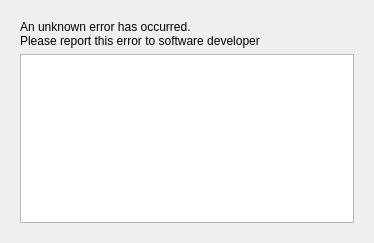
<?xml version="1.0" encoding="UTF-8"?>
<ui version="4.0">
 <class>Dialog</class>
 <widget class="QDialog" name="Dialog">
  <property name="geometry">
   <rect>
    <x>0</x>
    <y>0</y>
    <width>374</width>
    <height>240</height>
   </rect>
  </property>
  <property name="windowTitle">
   <string/>
  </property>
  <property name="locale">
   <locale language="English" country="UnitedKingdom"/>
  </property>
  <layout class="QGridLayout" name="gridLayout_3">
   <item row="0" column="0">
    <widget class="QStackedWidget" name="stackedWidget">
     <property name="currentIndex">
      <number>0</number>
     </property>
     <widget class="QWidget" name="exceptPage">
      <layout class="QGridLayout" name="gridLayout_2">
       <item row="0" column="0">
        <widget class="QLabel" name="label">
         <property name="text">
          <string>An unknown error has occurred.
Please report this error to software developer</string>
         </property>
        </widget>
       </item>
       <item row="1" column="0">
        <widget class="QPlainTextEdit" name="ep_text"/>
       </item>
      </layout>
     </widget>
     <widget class="QWidget" name="mysqlCreatePage">
      <layout class="QGridLayout" name="gridLayout_13">
       <item row="0" column="0" colspan="2">
        <widget class="QLabel" name="label_16">
         <property name="text">
          <string>It seems that the database has not been formed!

Choose the procedure and click the next button.</string>
         </property>
        </widget>
       </item>
       <item row="1" column="0" colspan="2">
        <widget class="QRadioButton" name="mcp_changeRadio">
         <property name="text">
          <string>Change database configuration</string>
         </property>
        </widget>
       </item>
       <item row="2" column="0" colspan="2">
        <widget class="QRadioButton" name="mcp_authRadio">
         <property name="text">
          <string>Create user with an authorized MySQL user</string>
         </property>
        </widget>
       </item>
       <item row="3" column="0" colspan="2">
        <widget class="QRadioButton" name="mcp_yourselfRadio">
         <property name="text">
          <string>Create new user yourself with MySQL values</string>
         </property>
        </widget>
       </item>
       <item row="4" column="0">
        <spacer name="horizontalSpacer_5">
         <property name="orientation">
          <enum>Qt::Horizontal</enum>
         </property>
         <property name="sizeHint" stdset="0">
          <size>
           <width>276</width>
           <height>20</height>
          </size>
         </property>
        </spacer>
       </item>
       <item row="4" column="1">
        <widget class="QPushButton" name="mcp_nextButton">
         <property name="text">
          <string>Next</string>
         </property>
        </widget>
       </item>
      </layout>
     </widget>
     <widget class="QWidget" name="mysqlServerPage">
      <layout class="QGridLayout" name="gridLayout_12">
       <item row="0" column="0" colspan="2">
        <widget class="QLabel" name="label_15">
         <property name="text">
          <string>MySQL Server not start.

Please start it and try again or close the application</string>
         </property>
         <property name="alignment">
          <set>Qt::AlignCenter</set>
         </property>
         <property name="wordWrap">
          <bool>true</bool>
         </property>
        </widget>
       </item>
       <item row="1" column="0">
        <widget class="QPushButton" name="msp_tryButton">
         <property name="text">
          <string>Try connection</string>
         </property>
        </widget>
       </item>
       <item row="1" column="1">
        <widget class="QPushButton" name="msp_closeButton">
         <property name="text">
          <string>Close the application</string>
         </property>
        </widget>
       </item>
      </layout>
     </widget>
     <widget class="QWidget" name="authPage">
      <layout class="QGridLayout" name="gridLayout_5">
       <item row="1" column="1">
        <spacer name="horizontalSpacer">
         <property name="orientation">
          <enum>Qt::Horizontal</enum>
         </property>
         <property name="sizeHint" stdset="0">
          <size>
           <width>92</width>
           <height>20</height>
          </size>
         </property>
        </spacer>
       </item>
       <item row="1" column="2">
        <widget class="QPushButton" name="ap_createButton">
         <property name="text">
          <string>Create User and Database</string>
         </property>
        </widget>
       </item>
       <item row="1" column="0">
        <widget class="QPushButton" name="ap_backButton">
         <property name="text">
          <string>Back</string>
         </property>
        </widget>
       </item>
       <item row="0" column="0" colspan="3">
        <widget class="QGroupBox" name="groupBox">
         <property name="title">
          <string>Authorized User Info</string>
         </property>
         <layout class="QGridLayout" name="gridLayout_4">
          <item row="0" column="0">
           <widget class="QLabel" name="label_9">
            <property name="text">
             <string>Name</string>
            </property>
           </widget>
          </item>
          <item row="0" column="1">
           <widget class="QLineEdit" name="ap_unameLine"/>
          </item>
          <item row="1" column="0">
           <widget class="QLabel" name="label_10">
            <property name="text">
             <string>Password</string>
            </property>
           </widget>
          </item>
          <item row="1" column="1">
           <widget class="QLineEdit" name="ap_upassLine">
            <property name="echoMode">
             <enum>QLineEdit::Password</enum>
            </property>
           </widget>
          </item>
         </layout>
        </widget>
       </item>
      </layout>
     </widget>
     <widget class="QWidget" name="confPage">
      <layout class="QGridLayout" name="gridLayout_7">
       <item row="0" column="0" colspan="3">
        <widget class="QLabel" name="label_14">
         <property name="text">
          <string>It seems that the software running for the first time.
Need to make some adjustments in order to use the software.
Please start by selecting your database from below</string>
         </property>
         <property name="wordWrap">
          <bool>true</bool>
         </property>
        </widget>
       </item>
       <item row="1" column="0" colspan="3">
        <widget class="QGroupBox" name="groupBox_2">
         <property name="title">
          <string>Databases:</string>
         </property>
         <layout class="QGridLayout" name="gridLayout_6">
          <item row="0" column="0">
           <widget class="QRadioButton" name="cp_sqliteRadio">
            <property name="text">
             <string notr="true">SQLite</string>
            </property>
            <property name="checked">
             <bool>true</bool>
            </property>
           </widget>
          </item>
          <item row="1" column="0">
           <widget class="QRadioButton" name="cp_mysqlRadio">
            <property name="text">
             <string notr="true">MySQL</string>
            </property>
           </widget>
          </item>
         </layout>
        </widget>
       </item>
       <item row="2" column="0">
        <spacer name="horizontalSpacer_2">
         <property name="orientation">
          <enum>Qt::Horizontal</enum>
         </property>
         <property name="sizeHint" stdset="0">
          <size>
           <width>232</width>
           <height>20</height>
          </size>
         </property>
        </spacer>
       </item>
       <item row="2" column="1">
        <widget class="QPushButton" name="cp_backButton">
         <property name="visible">
          <bool>false</bool>
         </property>
         <property name="text">
          <string>Back</string>
         </property>
        </widget>
       </item>
       <item row="2" column="2">
        <widget class="QPushButton" name="cp_nextButton">
         <property name="text">
          <string>Next</string>
         </property>
        </widget>
       </item>
      </layout>
     </widget>
     <widget class="QWidget" name="sqlitePage">
      <layout class="QGridLayout" name="gridLayout_9">
       <item row="0" column="0" colspan="3">
        <widget class="QGroupBox" name="groupBox_3">
         <property name="title">
          <string>Please specify the address of SQLite database file.</string>
         </property>
         <layout class="QGridLayout" name="gridLayout_8">
          <item row="0" column="0" colspan="2">
           <widget class="QCheckBox" name="sp_defaultCheck">
            <property name="text">
             <string>Default Address</string>
            </property>
            <property name="checked">
             <bool>true</bool>
            </property>
           </widget>
          </item>
          <item row="2" column="1">
           <widget class="QPushButton" name="sp_addressButton">
            <property name="enabled">
             <bool>false</bool>
            </property>
            <property name="text">
             <string>Choose Address</string>
            </property>
           </widget>
          </item>
          <item row="1" column="0" colspan="2">
           <widget class="QLineEdit" name="sp_addressLine">
            <property name="enabled">
             <bool>false</bool>
            </property>
           </widget>
          </item>
         </layout>
        </widget>
       </item>
       <item row="1" column="0">
        <spacer name="horizontalSpacer_3">
         <property name="orientation">
          <enum>Qt::Horizontal</enum>
         </property>
         <property name="sizeHint" stdset="0">
          <size>
           <width>232</width>
           <height>20</height>
          </size>
         </property>
        </spacer>
       </item>
       <item row="1" column="1">
        <widget class="QPushButton" name="sp_backButton">
         <property name="text">
          <string>Back</string>
         </property>
        </widget>
       </item>
       <item row="1" column="2">
        <widget class="QPushButton" name="sp_applyButton">
         <property name="text">
          <string>Apply</string>
         </property>
        </widget>
       </item>
      </layout>
     </widget>
     <widget class="QWidget" name="mysqlPage">
      <layout class="QGridLayout" name="gridLayout_11">
       <item row="1" column="0">
        <widget class="QPushButton" name="mp_tryButton">
         <property name="visible">
          <bool>false</bool>
         </property>
         <property name="text">
          <string>Try Connection</string>
         </property>
        </widget>
       </item>
       <item row="1" column="1">
        <spacer name="horizontalSpacer_4">
         <property name="orientation">
          <enum>Qt::Horizontal</enum>
         </property>
         <property name="sizeHint" stdset="0">
          <size>
           <width>228</width>
           <height>20</height>
          </size>
         </property>
        </spacer>
       </item>
       <item row="1" column="2">
        <widget class="QPushButton" name="mp_backButton">
         <property name="text">
          <string>Back</string>
         </property>
        </widget>
       </item>
       <item row="1" column="3">
        <widget class="QPushButton" name="mp_applyButton">
         <property name="text">
          <string>Apply</string>
         </property>
        </widget>
       </item>
       <item row="0" column="0" colspan="4">
        <widget class="QGroupBox" name="groupBox_4">
         <property name="title">
          <string>MySQL settings</string>
         </property>
         <layout class="QGridLayout" name="gridLayout_10">
          <item row="0" column="0">
           <widget class="QLabel" name="label_8">
            <property name="text">
             <string>Server</string>
            </property>
           </widget>
          </item>
          <item row="0" column="1">
           <widget class="QLineEdit" name="mp_serverLine">
            <property name="text">
             <string notr="true">localhost</string>
            </property>
           </widget>
          </item>
          <item row="1" column="0">
           <widget class="QLabel" name="label_11">
            <property name="text">
             <string>User Name</string>
            </property>
           </widget>
          </item>
          <item row="1" column="1">
           <widget class="QLineEdit" name="mp_unameLine">
            <property name="text">
             <string notr="true">bilge</string>
            </property>
           </widget>
          </item>
          <item row="2" column="0">
           <widget class="QLabel" name="label_12">
            <property name="text">
             <string>User Pass</string>
            </property>
           </widget>
          </item>
          <item row="2" column="1">
           <widget class="QLineEdit" name="mp_upassLine">
            <property name="text">
             <string notr="true">123456</string>
            </property>
           </widget>
          </item>
          <item row="4" column="0">
           <widget class="QPushButton" name="mp_defaultButton">
            <property name="text">
             <string>Defaults</string>
            </property>
           </widget>
          </item>
          <item row="3" column="0">
           <widget class="QLabel" name="label_13">
            <property name="text">
             <string>DB Name</string>
            </property>
           </widget>
          </item>
          <item row="3" column="1">
           <widget class="QLineEdit" name="mp_dbLine">
            <property name="text">
             <string>bilgedb</string>
            </property>
           </widget>
          </item>
         </layout>
        </widget>
       </item>
      </layout>
     </widget>
    </widget>
   </item>
  </layout>
 </widget>
 <resources/>
 <connections>
  <connection>
   <sender>sp_defaultCheck</sender>
   <signal>toggled(bool)</signal>
   <receiver>sp_addressLine</receiver>
   <slot>setDisabled(bool)</slot>
   <hints>
    <hint type="sourcelabel">
     <x>184</x>
     <y>70</y>
    </hint>
    <hint type="destinationlabel">
     <x>184</x>
     <y>118</y>
    </hint>
   </hints>
  </connection>
  <connection>
   <sender>sp_defaultCheck</sender>
   <signal>toggled(bool)</signal>
   <receiver>sp_addressButton</receiver>
   <slot>setDisabled(bool)</slot>
   <hints>
    <hint type="sourcelabel">
     <x>184</x>
     <y>70</y>
    </hint>
    <hint type="destinationlabel">
     <x>270</x>
     <y>168</y>
    </hint>
   </hints>
  </connection>
 </connections>
</ui>
